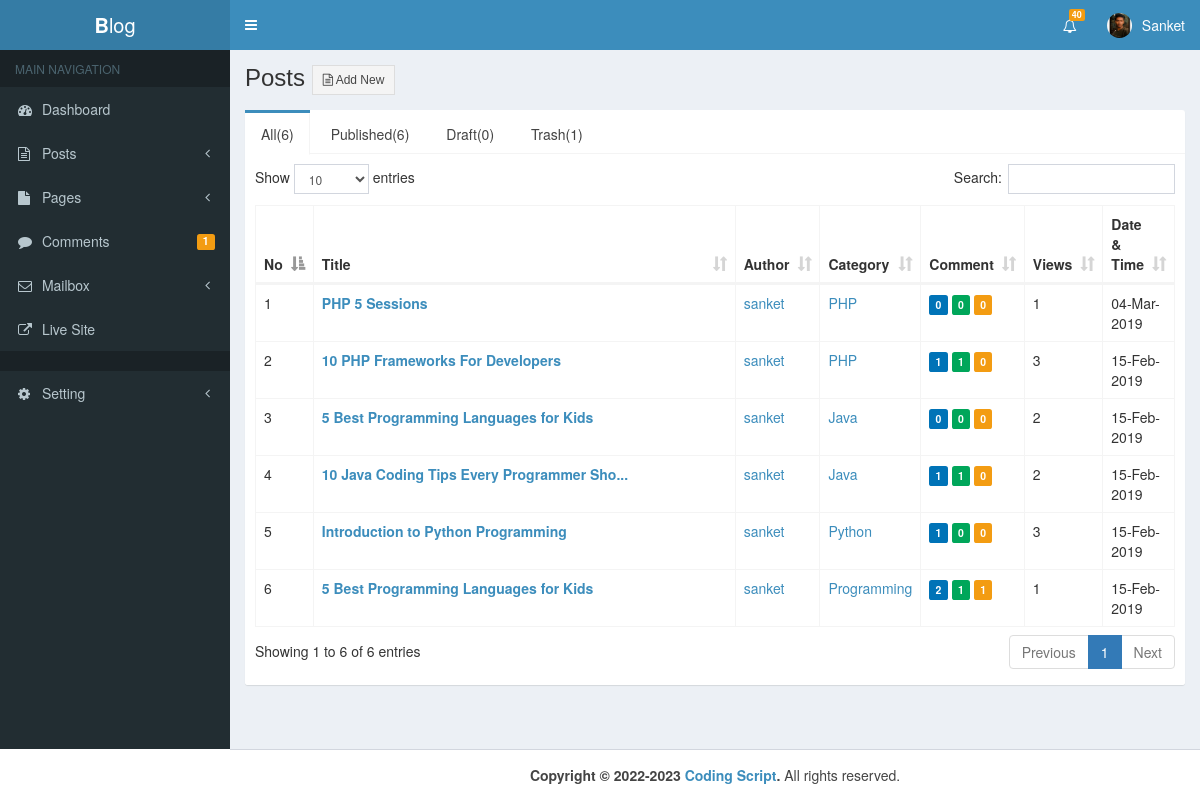
The app's page /admin/all_post.php (signed in) with its own data.
### tables this page shows
CREATE TABLE `user` (
  `id` int(11) NOT NULL,
  `username` varchar(100) NOT NULL,
  `email` varchar(100) NOT NULL,
  `website` varchar(100) NOT NULL,
  `fname` varchar(100) NOT NULL,
  `lname` varchar(100) NOT NULL,
  `bio` mediumtext NOT NULL,
  `detail` varchar(500) NOT NULL,
  `password` varchar(100) NOT NULL,
  `img` varchar(1000) NOT NULL,
  `registered_date` varchar(100) NOT NULL
);

CREATE TABLE `posts` (
  `id` int(11) NOT NULL,
  `date` varchar(50) NOT NULL,
  `title` varchar(200) NOT NULL,
  `category` varchar(100) NOT NULL,
  `author` varchar(100) NOT NULL,
  `img` varchar(200) NOT NULL,
  `post` longtext NOT NULL,
  `sampleText` varchar(200) NOT NULL,
  `post_status` varchar(50) NOT NULL,
  `type` varchar(50) NOT NULL,
  `comment_count` int(11) NOT NULL,
  `post_view` int(11) NOT NULL,
  `unique_visitor` int(11) NOT NULL,
  `category_id` int(11) NOT NULL
);

### admin/all_post.php (the view, shortened to what this page needs)
<?php
include "header.php"
?>
<?php
$all = "SELECT * FROM posts WHERE post_status NOT IN ('trash') && type = 'post'";
$result = mysqli_query($con,$all);
$TotalPost = mysqli_num_rows($result);
$publish = "SELECT * FROM posts WHERE post_status = 'publish'  && type = 'post'";
$result = mysqli_query($con,$publish);
$PublishPost = mysqli_num_rows($result);
$draft = "SELECT * FROM posts WHERE post_status = 'draft'  && type = 'post'";
$result = mysqli_query($con,$draft);
$DraftPost = mysqli_num_rows($result);
$trash = "SELECT * FROM posts WHERE post_status = 'trash'  && type = 'post'";
$result = mysqli_query($con,$trash);
$TrashPost = mysqli_num_rows($result);
 ?>
<body class="hold-transition skin-blue sidebar-mini">
<div class="wrapper">
  <?php include "nav.php" ?>
  <?php include "sidebar.php" ?>
  <div class="content-wrapper">
    <section class="content-header">
      <h1>
        Posts
        <a href="new_post.php">
          <span class="btn btn-default btn-flat btn-sm"><i class="fa fa-file-text-o"></i> Add New</span>
        </a>
      </h1>
    </section>
    <section class="content">
      <div class="row">
       <div class="col-md-12">
         <div class="nav-tabs-custom">
           <ul class="nav nav-tabs">
             <li class="active"><a href="#tab_1" data-toggle="tab"><?php echo "All($TotalPost)"; ?></a></li>
             <li><a href="#tab_2" data-toggle="tab"><?php echo "Published($PublishPost)"; ?></a></li>
             <li><a href="#tab_3" data-toggle="tab"><?php echo "Draft($DraftPost)"; ?></a></li>
             <li><a href="#tab_4" data-toggle="tab"><?php echo "Trash($TrashPost)"; ?></a></a></li>
           </ul>
           <div class="tab-content">
             <div class="tab-pane active" id="tab_1">
               <table id="example1" class="table table-bordered table-hover">
                 <thead>
                   <tr>
                     <th>No</th>
                     <th style="width:50%">Title</th>
                     <th>Author</th>
                     <th>Category</th>
                     <th>Comment</th>
                     <th>Views</th>
                     <th>Date & Time</th>
                   </tr>
                 </thead>
                 <tbody>
                  <?php
                    $sr = 0;
                    $sql = "SELECT * FROM posts WHERE post_status NOT IN ('trash')  && type = 'post' ORDER BY id DESC";
                    $result = mysqli_query($con,$sql);
                    while ($row = mysqli_fetch_array($result)) {
                      $id = $row['id'];
                      $title = $row['title'];
                      $author = $row['author'];
                      $category = $row['category'];
                      $post_view = $row['post_view'];
                      $comment_count = $row['comment_count'];
                      $date = $row['date'];
                      $sr++;
                   ?>
                  <tr>
                    <td><?php echo "$sr"; ?></td>
                    <td class="titleHover">
                    <a href="../post.php?p=<?php echo "$id"; ?>&Preview=true" target="_blank">
                       <b>
                        <?php
                          if (strlen($title)>40) {$title = substr($title,0,40)."...";}
                           echo $title
                        ?>
                      </b><br>
                    </a>
                    </td>
                    <td><a href="#"><?php echo $author ?></a></td>
                    <td><a href="#"><?php echo $category ?></a></td>
                    <td>
                      <a href="comment.php">
                        <span class="pull-right-container">
                          <small class="label bg-blue"><?php echo $comment_count; ?></small>
                          <?php
                            $con = new mysqli("localhost","root","","blog");
                            $s = "SELECT * FROM comments WHERE post_id = '$id' AND comment_status = 'approve'";
                            $r = mysqli_query($con,$s);
                            $ApproveComment = mysqli_num_rows($r);
                           ?>
                           <small class="label bg-green"><?php echo $ApproveComment; ?></small>
                           <?php
                             $con = new mysqli("localhost","root","","blog");
                             $s = "SELECT * FROM comments WHERE post_id = '$id' AND comment_status = 'pending'";
                             $r = mysqli_query($con,$s);
                             $PendingComment = mysqli_num_rows($r);
                            ?>
                            <small class="label bg-yellow"><?php echo $PendingComment; ?></small>
                        </span>
                      </a>
                    </td>
                    <td><?php echo "$post_view";?>
                    </td>
                    <td>
                      <?php
                        if (strlen($date)>11) {$date = substr($date,0,11);}
                        echo $date
                      ?>
                    </td>
                    </tr>
                    <?php
                      }
                    ?>
                  </tbody>
                </table>
             </div>
          </div>
        </div>
      </div>
    </div>
  </div>
</div>
  <?php include "footer.php" ?>
</body>

### admin/nav.php (shortened to what this page needs)
<?php
$con = new mysqli("localhost","root","","blog");
$i = $_SESSION['User_Id'];
$sql = "SELECT * FROM user WHERE id = '$i'";
$result = mysqli_query($con,$sql);
$row = mysqli_fetch_array($result);
$user = $row['username'];
$img = $row['img'];
 ?>
<header class="main-header">
  <a href="index.php" class="logo">
    <span class="logo-lg"><b>B</b>log</span>
  </a>
  <nav class="navbar navbar-static-top">
      <a href="#" class="sidebar-toggle" data-toggle="push-menu" role="button">
      </a>
      <div class="navbar-custom-menu">
        <ul class="nav navbar-nav">
          <li class="dropdown notifications-menu">
           <a href="#" class="dropdown-toggle" data-toggle="dropdown">
             <i class="fa fa-bell-o"></i>
             <span class="label label-warning">40</span>
           </a>
         </li>
          <li class="dropdown user user-menu">
            <a href="#" class="dropdown-toggle" data-toggle="dropdown">
              <?php if (!empty($img)): ?>
                <img src="upload/<?php echo "$img"; ?>" class="user-image" alt="User Image">
              <?php endif; ?>
              <span class="hidden-xs"><?php echo "$user"; ?></span>
            </a>
          </li>
        </ul>
      </div>
    </nav>
</header>

### admin/assets/css/main.css (style rules this page uses)
body { min-height: 100vh; }

### records on screen
user: img (placeholder picture), username "Sanket"
posts: title "PHP 5 Sessions", author "sanket", category "PHP", comment_count "0", ApproveComment "0", PendingComment "0", post_view "1", date "04-Mar-2019"
posts: title "10 PHP Frameworks For Developers", author "sanket", category "PHP", comment_count "1", ApproveComment "1", PendingComment "0", post_view "3", date "15-Feb-2019"
posts: title "5 Best Programming Languages for Kids", author "sanket", category "Java", comment_count "0", ApproveComment "0", PendingComment "0", post_view "2", date "15-Feb-2019"
posts: title "10 Java Coding Tips Every Programmer Sho...", author "sanket", category "Java", comment_count "1", ApproveComment "1", PendingComment "0", post_view "2", date "15-Feb-2019"
posts: title "Introduction to Python Programming", author "sanket", category "Python", comment_count "1", ApproveComment "0", PendingComment "0", post_view "3", date "15-Feb-2019"
posts: title "5 Best Programming Languages for Kids", author "sanket", category "Programming", comment_count "2", ApproveComment "1", PendingComment "1", post_view "1", date "15-Feb-2019"

### other values on screen
$PendingComment "1"
$TotalPost "6"
$PublishPost "6"
$DraftPost "0"
$TrashPost "1"
